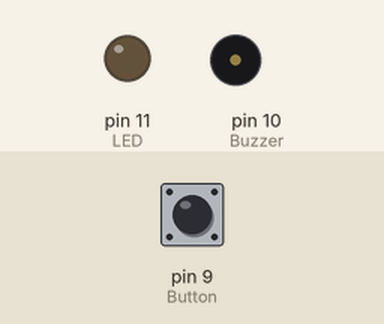
A sketch run on a simulated Arduino Uno, built with avr-gcc and run on an emulated ATmega328P. Shown: output pins drawn as LEDs (lit = HIGH), buzzer (waves = sounding). The inputs (shaded band) are chosen by the test bench; at power-on: pin 9 (Button) LOW.

Above: at 1.2 s.
1.3 s: pin 9 (Button) pulled HIGH for 0.15 s
At 4.6 s:
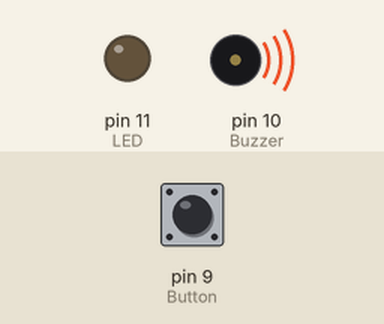
At 6.1 s:
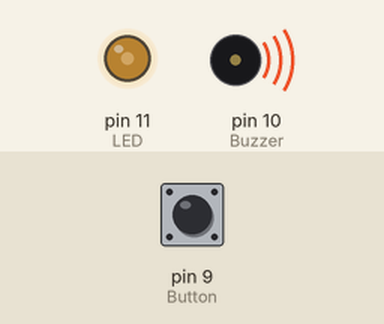
Timing chart, 0 to 10.4 s (numbered marks = the images above; inputs shaded):
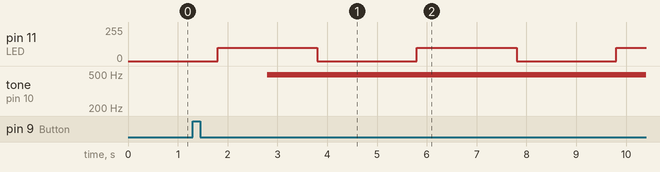

Measured:
- after the input at 1.3 s, pin 11 (LED): alternates 100/255 for 2.0 s and 0/255 for 2.0 s, starting after 0.50 s; tone on pin 10 (Buzzer): silent → 490 Hz after 1.5 s

The sketch:

withstates.ino
```cpp
int Button = 9; //define the 9th digital pin for button brick
int LED = 11; //define the 8th digital pin for LED brick
int Buzzer = 10;
int ButtonPushes = 0;

void setup() {
 pinMode(LED,OUTPUT); //set the LED pin for digital output
 pinMode(Button,INPUT); //set the Button pin for digital input
 pinMode(Buzzer, OUTPUT);
}


void loop() {

 if (digitalRead(Button)){ // if button press
  ButtonPushes++;
  delay(500);
 }

 if(ButtonPushes == 1) {
  activation1();

 }
 if(ButtonPushes == 2){
  activation2();
  ButtonPushes = 0;
 }

}

void activation1() {
    analogWrite(LED,100); // light the LED
    delay(1000);
    analogWrite(Buzzer,100);
    delay(1000);
    analogWrite(LED,0);
    delay(1000);
    analogWrite(Buzzer,0);
    delay(1000);
}
void activation2() {
  analogWrite(LED,100); // light the LED
  delay(1000);
  analogWrite(LED,100); // light the LED
  delay(1000);
  analogWrite(LED,100); // light the LED
  delay(1000);
}
```
